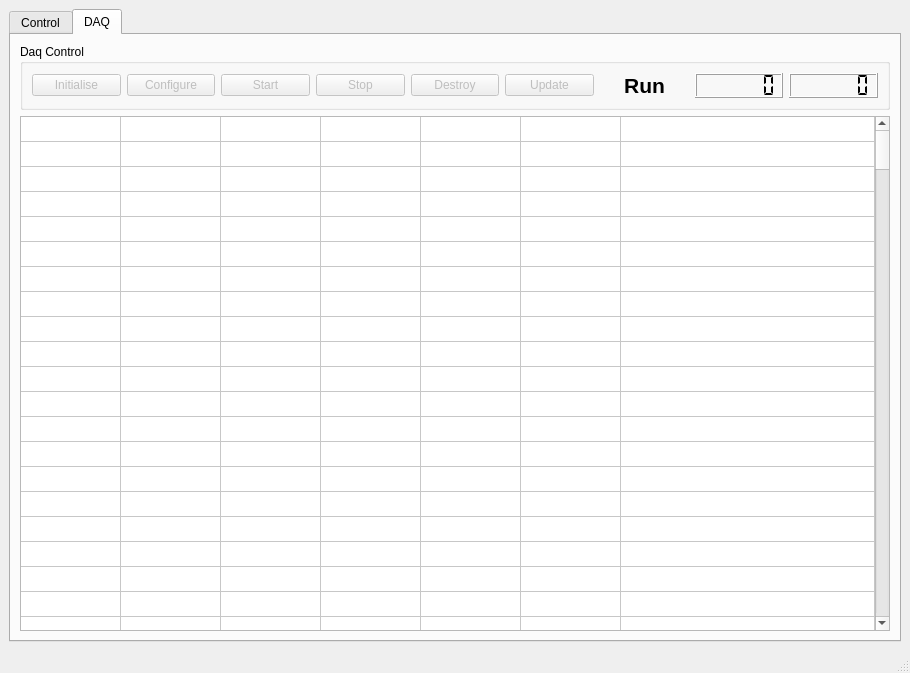
<?xml version="1.0" encoding="UTF-8"?>
<ui version="4.0">
 <class>MainWindow</class>
 <widget class="QMainWindow" name="MainWindow">
  <property name="geometry">
   <rect>
    <x>0</x>
    <y>0</y>
    <width>910</width>
    <height>673</height>
   </rect>
  </property>
  <property name="windowTitle">
   <string>Et un m3 , un !</string>
  </property>
  <widget class="QWidget" name="centralwidget">
   <layout class="QHBoxLayout" name="horizontalLayout">
    <item>
     <widget class="QTabWidget" name="tabWidget">
      <property name="currentIndex">
       <number>1</number>
      </property>
      <widget class="QWidget" name="Control">
       <attribute name="title">
        <string>Control</string>
       </attribute>
       <layout class="QGridLayout" name="gridLayout_3">
        <item row="0" column="0">
         <widget class="QGroupBox" name="groupBox">
          <property name="title">
           <string>DAQ configuration</string>
          </property>
          <layout class="QHBoxLayout" name="horizontalLayout_2">
           <item>
            <widget class="QLineEdit" name="LEconfig">
             <property name="minimumSize">
              <size>
               <width>231</width>
               <height>0</height>
              </size>
             </property>
             <property name="text">
              <string>config_m3</string>
             </property>
            </widget>
           </item>
           <item>
            <widget class="QPushButton" name="PBCreateDaq">
             <property name="text">
              <string>Create DAQ</string>
             </property>
            </widget>
           </item>
           <item>
            <widget class="QPushButton" name="PBDiscoverDNS">
             <property name="enabled">
              <bool>false</bool>
             </property>
             <property name="text">
              <string>ScanDNS</string>
             </property>
            </widget>
           </item>
           <item>
            <widget class="QPushButton" name="PBDownloadDB">
             <property name="enabled">
              <bool>false</bool>
             </property>
             <property name="text">
              <string>Download DB</string>
             </property>
            </widget>
           </item>
           <item>
            <widget class="QPushButton" name="PBInitialiseWriter">
             <property name="enabled">
              <bool>false</bool>
             </property>
             <property name="text">
              <string>Init Writing</string>
             </property>
            </widget>
           </item>
           <item>
            <widget class="QPushButton" name="PBDiscover">
             <property name="enabled">
              <bool>false</bool>
             </property>
             <property name="text">
              <string>All in One</string>
             </property>
            </widget>
           </item>
          </layout>
         </widget>
        </item>
        <item row="1" column="0">
         <widget class="QGroupBox" name="groupBox_2">
          <property name="title">
           <string>Hosts managment</string>
          </property>
          <layout class="QHBoxLayout" name="horizontalLayout_5">
           <item>
            <widget class="QPushButton" name="PBRestartHost">
             <property name="text">
              <string>Restart Host</string>
             </property>
            </widget>
           </item>
           <item>
            <widget class="QPushButton" name="PBStartHost">
             <property name="text">
              <string>Start Host</string>
             </property>
            </widget>
           </item>
           <item>
            <widget class="QPushButton" name="PBStopHost">
             <property name="text">
              <string>Stop Host</string>
             </property>
            </widget>
           </item>
           <item>
            <widget class="QPushButton" name="PBStartRPI">
             <property name="text">
              <string>Start RPI</string>
             </property>
            </widget>
           </item>
           <item>
            <widget class="QPushButton" name="PBStopRPI">
             <property name="text">
              <string>Stop RPI</string>
             </property>
            </widget>
           </item>
           <item>
            <widget class="QPushButton" name="PBSynchronizeRPI">
             <property name="text">
              <string>Synchronize RPI</string>
             </property>
            </widget>
           </item>
          </layout>
         </widget>
        </item>
        <item row="2" column="0">
         <widget class="QGroupBox" name="groupBox_3">
          <property name="title">
           <string>LV Control</string>
          </property>
          <layout class="QHBoxLayout" name="horizontalLayout_3">
           <item>
            <widget class="QPushButton" name="PBLVOn">
             <property name="text">
              <string>LV On</string>
             </property>
            </widget>
           </item>
           <item>
            <spacer name="horizontalSpacer_5">
             <property name="orientation">
              <enum>Qt::Horizontal</enum>
             </property>
             <property name="sizeHint" stdset="0">
              <size>
               <width>291</width>
               <height>20</height>
              </size>
             </property>
            </spacer>
           </item>
           <item>
            <widget class="QPushButton" name="PBLVOff">
             <property name="text">
              <string>LV Off</string>
             </property>
            </widget>
           </item>
           <item>
            <spacer name="horizontalSpacer_6">
             <property name="orientation">
              <enum>Qt::Horizontal</enum>
             </property>
             <property name="sizeHint" stdset="0">
              <size>
               <width>290</width>
               <height>20</height>
              </size>
             </property>
            </spacer>
           </item>
          </layout>
         </widget>
        </item>
        <item row="3" column="0">
         <widget class="QGroupBox" name="groupBox_4">
          <property name="title">
           <string>HV Control</string>
          </property>
          <layout class="QGridLayout" name="gridLayout">
           <item row="0" column="0">
            <widget class="QLabel" name="label">
             <property name="text">
              <string>Channels</string>
             </property>
            </widget>
           </item>
           <item row="0" column="1">
            <widget class="QSpinBox" name="SBFirstHvChannel"/>
           </item>
           <item row="0" column="2">
            <widget class="QLabel" name="label_2">
             <property name="text">
              <string>to</string>
             </property>
            </widget>
           </item>
           <item row="0" column="3">
            <widget class="QSpinBox" name="SBLastHvChannel">
             <property name="minimum">
              <number>1</number>
             </property>
             <property name="maximum">
              <number>56</number>
             </property>
            </widget>
           </item>
           <item row="0" column="4" colspan="2">
            <spacer name="horizontalSpacer_4">
             <property name="orientation">
              <enum>Qt::Horizontal</enum>
             </property>
             <property name="sizeHint" stdset="0">
              <size>
               <width>385</width>
               <height>20</height>
              </size>
             </property>
            </spacer>
           </item>
           <item row="1" column="0">
            <widget class="QPushButton" name="PBSetVoltage">
             <property name="text">
              <string>Set Voltage</string>
             </property>
            </widget>
           </item>
           <item row="1" column="1" colspan="5">
            <spacer name="horizontalSpacer_2">
             <property name="orientation">
              <enum>Qt::Horizontal</enum>
             </property>
             <property name="sizeHint" stdset="0">
              <size>
               <width>524</width>
               <height>20</height>
              </size>
             </property>
            </spacer>
           </item>
           <item row="1" column="7">
            <widget class="QSpinBox" name="SBVoltage">
             <property name="maximum">
              <number>8000</number>
             </property>
             <property name="singleStep">
              <number>50</number>
             </property>
             <property name="value">
              <number>6500</number>
             </property>
            </widget>
           </item>
           <item row="2" column="0">
            <widget class="QPushButton" name="PBHVOn">
             <property name="text">
              <string>ON</string>
             </property>
            </widget>
           </item>
           <item row="2" column="1" colspan="5">
            <spacer name="horizontalSpacer_3">
             <property name="orientation">
              <enum>Qt::Horizontal</enum>
             </property>
             <property name="sizeHint" stdset="0">
              <size>
               <width>524</width>
               <height>20</height>
              </size>
             </property>
            </spacer>
           </item>
           <item row="2" column="6" colspan="2">
            <widget class="QPushButton" name="PBHVOff">
             <property name="text">
              <string>OFF</string>
             </property>
            </widget>
           </item>
           <item row="3" column="0">
            <widget class="QPushButton" name="PBHVDump">
             <property name="text">
              <string>Check</string>
             </property>
            </widget>
           </item>
           <item row="3" column="6" colspan="2">
            <widget class="QSlider" name="HSChannel">
             <property name="enabled">
              <bool>false</bool>
             </property>
             <property name="maximum">
              <number>50</number>
             </property>
             <property name="orientation">
              <enum>Qt::Horizontal</enum>
             </property>
            </widget>
           </item>
           <item row="4" column="0" colspan="5">
            <spacer name="horizontalSpacer_7">
             <property name="orientation">
              <enum>Qt::Horizontal</enum>
             </property>
             <property name="sizeHint" stdset="0">
              <size>
               <width>446</width>
               <height>20</height>
              </size>
             </property>
            </spacer>
           </item>
           <item row="4" column="5">
            <widget class="QLCDNumber" name="LCDChannel">
             <property name="font">
              <font>
               <pointsize>18</pointsize>
               <weight>75</weight>
               <bold>true</bold>
               <kerning>false</kerning>
              </font>
             </property>
             <property name="numDigits">
              <number>2</number>
             </property>
            </widget>
           </item>
           <item row="4" column="6">
            <widget class="QLCDNumber" name="LCDVoltage">
             <property name="font">
              <font>
               <pointsize>18</pointsize>
               <weight>75</weight>
               <bold>true</bold>
               <kerning>false</kerning>
              </font>
             </property>
            </widget>
           </item>
           <item row="4" column="7">
            <widget class="QLCDNumber" name="LCDCurrent">
             <property name="font">
              <font>
               <pointsize>18</pointsize>
               <weight>75</weight>
               <bold>true</bold>
               <kerning>false</kerning>
              </font>
             </property>
            </widget>
           </item>
          </layout>
         </widget>
        </item>
       </layout>
      </widget>
      <widget class="QWidget" name="DAQ">
       <attribute name="title">
        <string>DAQ</string>
       </attribute>
       <layout class="QVBoxLayout" name="verticalLayout">
        <item>
         <widget class="QGroupBox" name="groupBox_5">
          <property name="title">
           <string>Daq Control</string>
          </property>
          <layout class="QHBoxLayout" name="horizontalLayout_4">
           <item>
            <widget class="QPushButton" name="PBInitialise">
             <property name="enabled">
              <bool>false</bool>
             </property>
             <property name="text">
              <string>Initialise</string>
             </property>
            </widget>
           </item>
           <item>
            <widget class="QPushButton" name="PBConfigure">
             <property name="enabled">
              <bool>false</bool>
             </property>
             <property name="text">
              <string>Configure</string>
             </property>
            </widget>
           </item>
           <item>
            <widget class="QPushButton" name="PBStart">
             <property name="enabled">
              <bool>false</bool>
             </property>
             <property name="text">
              <string>Start</string>
             </property>
            </widget>
           </item>
           <item>
            <widget class="QPushButton" name="PBStop">
             <property name="enabled">
              <bool>false</bool>
             </property>
             <property name="text">
              <string>Stop</string>
             </property>
            </widget>
           </item>
           <item>
            <widget class="QPushButton" name="PBDestroy">
             <property name="enabled">
              <bool>false</bool>
             </property>
             <property name="text">
              <string>Destroy</string>
             </property>
            </widget>
           </item>
           <item>
            <widget class="QPushButton" name="PBUpdate">
             <property name="enabled">
              <bool>false</bool>
             </property>
             <property name="text">
              <string>Update</string>
             </property>
            </widget>
           </item>
           <item>
            <widget class="QLabel" name="label_3">
             <property name="font">
              <font>
               <pointsize>16</pointsize>
               <weight>75</weight>
               <bold>true</bold>
              </font>
             </property>
             <property name="text">
              <string>Run</string>
             </property>
             <property name="textFormat">
              <enum>Qt::AutoText</enum>
             </property>
             <property name="alignment">
              <set>Qt::AlignCenter</set>
             </property>
            </widget>
           </item>
           <item>
            <widget class="QLCDNumber" name="LCDRun">
             <property name="font">
              <font>
               <pointsize>18</pointsize>
               <weight>75</weight>
               <bold>true</bold>
               <kerning>false</kerning>
              </font>
             </property>
             <property name="lineWidth">
              <number>1</number>
             </property>
             <property name="numDigits">
              <number>6</number>
             </property>
             <property name="segmentStyle">
              <enum>QLCDNumber::Flat</enum>
             </property>
            </widget>
           </item>
           <item>
            <widget class="QLCDNumber" name="LCDEvent">
             <property name="font">
              <font>
               <pointsize>18</pointsize>
               <weight>75</weight>
               <bold>true</bold>
               <kerning>false</kerning>
              </font>
             </property>
             <property name="lineWidth">
              <number>1</number>
             </property>
             <property name="numDigits">
              <number>6</number>
             </property>
             <property name="segmentStyle">
              <enum>QLCDNumber::Flat</enum>
             </property>
            </widget>
           </item>
          </layout>
         </widget>
        </item>
        <item>
         <widget class="QTableWidget" name="TWDIF">
          <property name="font">
           <font>
            <pointsize>7</pointsize>
           </font>
          </property>
          <property name="rowCount">
           <number>255</number>
          </property>
          <attribute name="horizontalHeaderVisible">
           <bool>false</bool>
          </attribute>
          <attribute name="horizontalHeaderCascadingSectionResizes">
           <bool>true</bool>
          </attribute>
          <attribute name="horizontalHeaderDefaultSectionSize">
           <number>100</number>
          </attribute>
          <attribute name="horizontalHeaderHighlightSections">
           <bool>true</bool>
          </attribute>
          <attribute name="horizontalHeaderShowSortIndicator" stdset="0">
           <bool>true</bool>
          </attribute>
          <attribute name="horizontalHeaderStretchLastSection">
           <bool>true</bool>
          </attribute>
          <attribute name="verticalHeaderVisible">
           <bool>false</bool>
          </attribute>
          <attribute name="verticalHeaderDefaultSectionSize">
           <number>25</number>
          </attribute>
          <row/>
          <row/>
          <row/>
          <row/>
          <row/>
          <row/>
          <row/>
          <row/>
          <row/>
          <row/>
          <row/>
          <row/>
          <row/>
          <row/>
          <row/>
          <row/>
          <row/>
          <row/>
          <row/>
          <row/>
          <row/>
          <row/>
          <row/>
          <row/>
          <row/>
          <row/>
          <row/>
          <row/>
          <row/>
          <row/>
          <row/>
          <row/>
          <row/>
          <row/>
          <row/>
          <row/>
          <row/>
          <row/>
          <row/>
          <row/>
          <row/>
          <row/>
          <row/>
          <row/>
          <row/>
          <row/>
          <row/>
          <row/>
          <row/>
          <row/>
          <row/>
          <row/>
          <row/>
          <row/>
          <row/>
          <row/>
          <row/>
          <row/>
          <row/>
          <row/>
          <row/>
          <row/>
          <row/>
          <row/>
          <row/>
          <row/>
          <row/>
          <row/>
          <row/>
          <row/>
          <row/>
          <row/>
          <row/>
          <row/>
          <row/>
          <row/>
          <row/>
          <row/>
          <row/>
          <row/>
          <row/>
          <row/>
          <row/>
          <row/>
          <row/>
          <row/>
          <row/>
          <row/>
          <row/>
          <row/>
          <row/>
          <row/>
          <row/>
          <row/>
          <row/>
          <row/>
          <row/>
          <row/>
          <row/>
          <row/>
          <row/>
          <row/>
          <row/>
          <row/>
          <row/>
          <row/>
          <row/>
          <row/>
          <row/>
          <row/>
          <row/>
          <row/>
          <row/>
          <row/>
          <row/>
          <row/>
          <row/>
          <row/>
          <row/>
          <row/>
          <row/>
          <row/>
          <row/>
          <row/>
          <row/>
          <row/>
          <row/>
          <row/>
          <row/>
          <row/>
          <row/>
          <row/>
          <row/>
          <row/>
          <row/>
          <row/>
          <row/>
          <row/>
          <row/>
          <row/>
          <row/>
          <row/>
          <row/>
          <row/>
          <row/>
          <row/>
          <row/>
          <row/>
          <row/>
          <row/>
          <row/>
          <row/>
          <row/>
          <row/>
          <row/>
          <row/>
          <row/>
          <row/>
          <row/>
          <row/>
          <row/>
          <row/>
          <row/>
          <row/>
          <row/>
          <row/>
          <row/>
          <row/>
          <row/>
          <row/>
          <row/>
          <row/>
          <row/>
          <row/>
          <row/>
          <row/>
          <row/>
          <row/>
          <row/>
          <row/>
          <row/>
          <row/>
          <row/>
          <row/>
          <row/>
          <row/>
          <row/>
          <row/>
          <row/>
          <row/>
          <row/>
          <row/>
          <row/>
          <row/>
          <row/>
          <row/>
          <row/>
          <row/>
          <row/>
          <row/>
          <row/>
          <row/>
          <row/>
          <row/>
          <row/>
          <row/>
          <row/>
          <row/>
          <row/>
          <row/>
          <row/>
          <row/>
          <row/>
          <row/>
          <row/>
          <row/>
          <row/>
          <row/>
          <row/>
          <row/>
          <row/>
          <row/>
          <row/>
          <row/>
          <row/>
          <row/>
          <row/>
          <row/>
          <row/>
          <row/>
          <row/>
          <row/>
          <row/>
          <row/>
          <row/>
          <row/>
          <row/>
          <row/>
          <row/>
          <row/>
          <row/>
          <row/>
          <row/>
          <row/>
          <row/>
          <row/>
          <row/>
          <row/>
          <row/>
          <row/>
          <row/>
          <row/>
          <row/>
          <row/>
          <row/>
          <column>
           <property name="text">
            <string>DIF</string>
           </property>
          </column>
          <column>
           <property name="text">
            <string>SLC</string>
           </property>
          </column>
          <column>
           <property name="text">
            <string>GTC</string>
           </property>
          </column>
          <column>
           <property name="text">
            <string>BCID</string>
           </property>
          </column>
          <column>
           <property name="text">
            <string>Bytes read</string>
           </property>
          </column>
          <column>
           <property name="text">
            <string>hosts</string>
           </property>
          </column>
          <column>
           <property name="text">
            <string>Status</string>
           </property>
          </column>
         </widget>
        </item>
       </layout>
      </widget>
     </widget>
    </item>
   </layout>
  </widget>
  <widget class="QMenuBar" name="menubar">
   <property name="geometry">
    <rect>
     <x>0</x>
     <y>0</y>
     <width>910</width>
     <height>19</height>
    </rect>
   </property>
  </widget>
  <widget class="QStatusBar" name="statusbar"/>
 </widget>
 <resources/>
 <connections/>
</ui>
